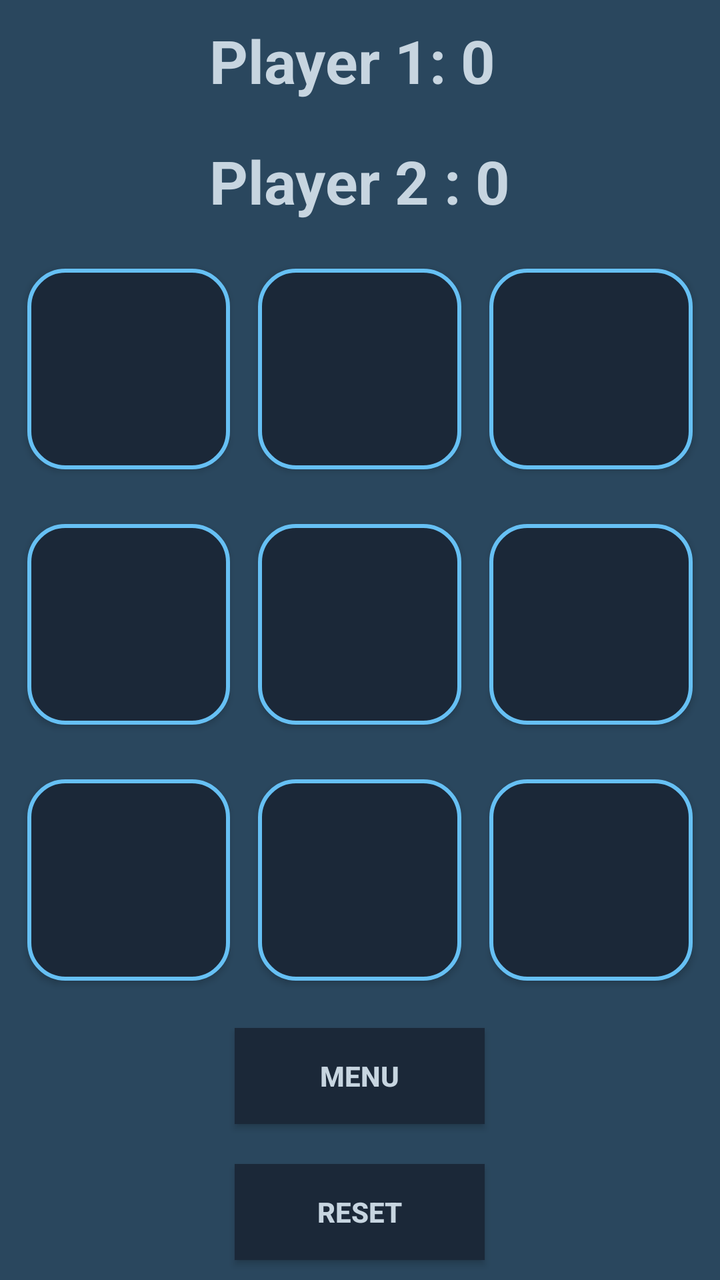
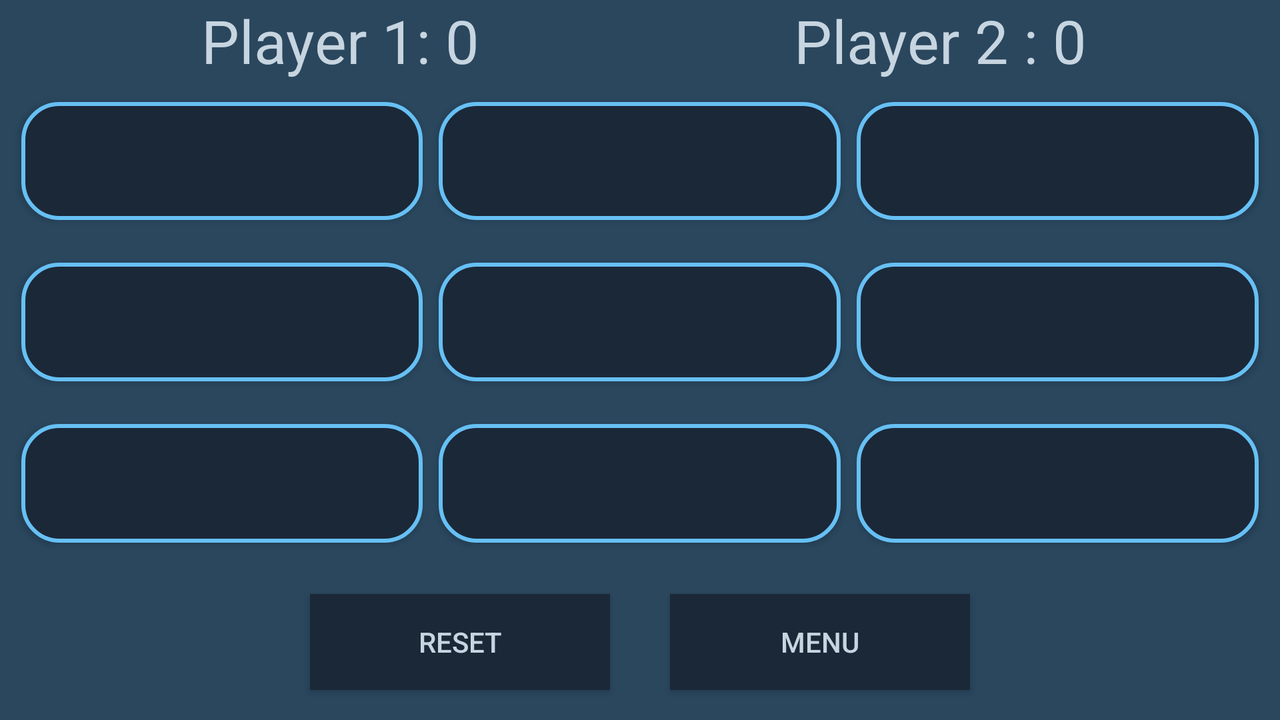

Compare how this app lays out the same screen by default and in its alternative resource folder. The renders come first, then the two layout files and the values they reference.
<!-- AndroidManifest.xml: application theme Theme.TIC_TAC_TOE_TP3 -->
<!-- res/layout/activity_game.xml -->
<?xml version="1.0" encoding="utf-8"?>
<LinearLayout xmlns:android="http://schemas.android.com/apk/res/android"
    xmlns:app="http://schemas.android.com/apk/res-auto"
    xmlns:tools="http://schemas.android.com/tools"
    style="@style/tictactoeTheme"
    android:layout_width="match_parent"
    android:layout_height="match_parent"
    android:background="@color/backgroundcolor"
    android:gravity="center"
    android:orientation="vertical"
    tools:context="com.example.tic_tac_toe_tp3.GameActivity">

    <RelativeLayout
        android:layout_width="match_parent"
        android:layout_height="wrap_content"
        android:gravity="center">

        <TextView
            android:id="@+id/text_view_p1"
            android:layout_width="wrap_content"
            android:layout_height="wrap_content"
            android:layout_marginStart="10dp"
            android:layout_marginTop="10dp"
            android:layout_marginEnd="10dp"
            android:layout_marginBottom="10dp"
            android:gravity="center"
            android:hapticFeedbackEnabled="true"
            android:text="@string/P1"
            android:textColor="@color/whiteCream"
            android:textSize="30sp"
            android:textStyle="bold" />

        <TextView
            android:id="@+id/text_view_p2"
            android:layout_width="wrap_content"
            android:layout_height="wrap_content"
            android:layout_below="@+id/text_view_p1"
            android:layout_marginStart="10dp"
            android:layout_marginTop="10dp"
            android:layout_marginEnd="10dp"
            android:layout_marginBottom="10dp"
            android:gravity="center"
            android:hapticFeedbackEnabled="true"
            android:text="@string/P2"
            android:textColor="@color/whiteCream"
            android:textSize="30sp"
            android:textStyle="bold" />

    </RelativeLayout>

    <LinearLayout
        android:layout_width="match_parent"
        android:layout_height="0dp"
        android:layout_weight="1"
        android:padding="20px">

        <Button
            android:id="@+id/button_00"
            android:layout_width="0dp"
            android:layout_height="match_parent"
            android:layout_margin="7dp"
            android:layout_weight="1"
            android:background="@drawable/buttonshape"
            android:padding="20dp"
            android:paddingStart="20dp"
            android:paddingTop="20dp"
            android:paddingRight="20dp"
            android:shadowColor="@color/white"
            android:shadowDx="1"
            android:shadowDy="1"
            android:shadowRadius="10"
            android:textColor="@color/yellowNeon"
            android:textSize="60sp"
            android:textStyle="bold"
            app:iconTint="@color/darkblue" />

        <Button
            android:id="@+id/button_01"
            android:layout_width="0dp"
            android:layout_height="match_parent"
            android:layout_margin="7dp"
            android:layout_weight="1"
            android:background="@drawable/buttonshape"
            android:padding="20dp"
            android:paddingStart="20dp"
            android:paddingTop="20dp"
            android:paddingRight="20dp"
            android:shadowColor="@color/white"
            android:shadowDx="1"
            android:shadowDy="1"
            android:shadowRadius="10"
            android:textColor="@color/yellowNeon"
            android:textSize="60sp"
            android:textStyle="bold"
            app:iconTint="@color/darkblue" />

        <Button
            android:id="@+id/button_02"
            android:layout_width="0dp"
            android:layout_height="match_parent"
            android:layout_margin="7dp"
            android:layout_weight="1"
            android:background="@drawable/buttonshape"
            android:padding="20dp"
            android:paddingStart="20dp"
            android:paddingTop="20dp"
            android:paddingRight="20dp"
            android:shadowColor="@color/white"
            android:shadowDx="1"
            android:shadowDy="1"
            android:shadowRadius="10"
            android:textColor="@color/yellowNeon"
            android:textSize="60sp"
            android:textStyle="bold"
            app:iconTint="@color/darkblue" />

    </LinearLayout>

    <LinearLayout
        android:layout_width="match_parent"
        android:layout_height="0dp"
        android:layout_weight="1"
        android:padding="20px">

        <Button
            android:id="@+id/button_10"
            android:layout_width="0dp"
            android:layout_height="match_parent"
            android:layout_margin="7dp"
            android:layout_weight="1"
            android:background="@drawable/buttonshape"
            android:padding="20dp"
            android:paddingStart="20dp"
            android:paddingTop="20dp"
            android:paddingRight="20dp"
            android:shadowColor="@color/white"
            android:shadowDx="1"
            android:shadowDy="1"
            android:shadowRadius="10"
            android:textColor="@color/yellowNeon"
            android:textSize="60sp"
            android:textStyle="bold"
            app:iconTint="@color/darkblue" />

        <Button
            android:id="@+id/button_11"
            android:layout_width="0dp"
            android:layout_height="match_parent"
            android:layout_margin="7dp"
            android:layout_weight="1"
            android:background="@drawable/buttonshape"
            android:padding="20dp"
            android:paddingStart="20dp"
            android:paddingTop="20dp"
            android:paddingRight="20dp"
            android:shadowColor="@color/white"
            android:shadowDx="1"
            android:shadowDy="1"
            android:shadowRadius="10"
            android:textColor="@color/yellowNeon"
            android:textSize="60sp"
            android:textStyle="bold"
            app:iconTint="@color/darkblue" />

        <Button
            android:id="@+id/button_12"
            style="@style/tictactoeTheme"
            android:layout_width="0dp"
            android:layout_height="match_parent"
            android:layout_margin="7dp"
            android:layout_weight="1"
            android:background="@drawable/buttonshape"
            android:padding="20dp"
            android:paddingStart="20dp"
            android:paddingTop="20dp"
            android:paddingRight="20dp"
            android:shadowColor="@color/white"
            android:shadowDx="1"
            android:shadowDy="1"
            android:shadowRadius="10"
            android:textColor="@color/yellowNeon"
            android:textSize="60sp"
            android:textStyle="bold"
            app:iconTint="@color/darkblue" />

    </LinearLayout>

    <LinearLayout
        android:layout_width="match_parent"
        android:layout_height="0dp"
        android:layout_weight="1"
        android:padding="20px">

        <Button
            android:id="@+id/button_20"
            android:layout_width="0dp"
            android:layout_height="match_parent"
            android:layout_margin="7dp"
            android:layout_weight="1"
            android:background="@drawable/buttonshape"
            android:padding="20dp"
            android:paddingStart="20dp"
            android:paddingTop="20dp"
            android:paddingRight="20dp"
            android:shadowColor="@color/white"
            android:shadowDx="1"
            android:shadowDy="1"
            android:shadowRadius="10"
            android:textColor="@color/yellowNeon"
            android:textSize="60sp"
            android:textStyle="bold"
            app:iconTint="@color/darkblue" />

        <Button
            android:id="@+id/button_21"
            android:layout_width="0dp"
            android:layout_height="match_parent"
            android:layout_margin="7dp"
            android:layout_weight="1"
            android:background="@drawable/buttonshape"
            android:padding="20dp"
            android:paddingStart="20dp"
            android:paddingTop="20dp"
            android:paddingRight="20dp"
            android:shadowColor="@color/white"
            android:shadowDx="1"
            android:shadowDy="1"
            android:shadowRadius="10"
            android:textColor="@color/yellowNeon"
            android:textSize="60sp"
            android:textStyle="bold"
            app:iconTint="@color/darkblue" />

        <Button
            android:id="@+id/button_22"
            android:layout_width="0dp"
            android:layout_height="match_parent"
            android:layout_margin="7dp"
            android:layout_weight="1"
            android:background="@drawable/buttonshape"
            android:padding="20dp"
            android:paddingStart="20dp"
            android:paddingTop="20dp"
            android:paddingRight="20dp"
            android:shadowColor="@color/white"
            android:shadowDx="1"
            android:shadowDy="1"
            android:shadowRadius="10"
            android:textColor="@color/yellowNeon"
            android:textSize="60sp"
            android:textStyle="bold"
            app:iconTint="@color/darkblue" />

    </LinearLayout>

    <Button
        android:id="@+id/button_menu"
        style="@style/tictactoeTheme"
        android:layout_width="125dp"
        android:layout_height="wrap_content"
        android:layout_margin="10dp"
        android:layout_marginEnd="33dp"
        android:background="@color/blue1"
        android:hapticFeedbackEnabled="true"
        android:text="menu"

        android:textColor="@color/whiteCream"
        android:textStyle="bold" />

    <Button
        android:id="@+id/button_reset"
        style="@style/tictactoeTheme"
        android:layout_width="125dp"
        android:layout_height="wrap_content"
        android:layout_margin="10dp"

        android:layout_marginEnd="33dp"
        android:background="@color/blue1"
        android:hapticFeedbackEnabled="true"
        android:text="@string/reset"
        android:textColor="@color/whiteCream"
        android:textStyle="bold" />

</LinearLayout>
<!-- resources referenced by this layout -->
<resources>
  <color name="backgroundcolor">#2a475e</color>
  <color name="blue1">#1b2838</color>
  <color name="darkblue">#1b2838</color>
  <color name="white">#FFFFFFFF</color>
  <color name="whiteCream">#c7d5e0</color>
  <color name="yellowNeon">#c7d5e0</color>
  <!-- drawable buttonshape (drawable) -->
  <?xml version="1.0" encoding="utf-8"?>
  <shape xmlns:android="http://schemas.android.com/apk/res/android" android:shape="rectangle" >
      <corners
          android:radius="18dp"
          />
      <solid
          android:color="@color/darkblue"
          />
      <size
          android:width="270dp"
          android:height="60dp"
          />
      <stroke
          android:width="2dp"
          android:color="@color/blue2"
          />
  </shape>
  <string name="P1">Player 1: 0</string>
  <string name="P2">Player 2 : 0</string>
  <string name="reset">RESET</string>
  <style name="tictactoeTheme">
          <item name="background">@color/black</item>
  
  
      </style>
  <style name="Theme.TIC_TAC_TOE_TP3" parent="Theme.AppCompat.Light.NoActionBar">
  
  
          
          <item name="colorPrimary">@color/purple_500</item>
          <item name="colorPrimaryVariant">@color/purple_700</item>
          <item name="colorOnPrimary">@color/white</item>
          
          <item name="colorSecondary">@color/teal_200</item>
          <item name="colorSecondaryVariant">@color/teal_700</item>
          <item name="colorOnSecondary">@color/black</item>
          
          <item name="android:statusBarColor" tools:targetApi="l">?attr/colorPrimaryVariant</item>
          
      </style>
  <color name="blue2">#66c0f4</color>
  <color name="black">#FF000000</color>
  <color name="purple_500">#FF6200EE</color>
  <color name="purple_700">#FF3700B3</color>
  <color name="teal_200">#FF03DAC5</color>
  <color name="teal_700">#FF018786</color>
</resources>
<!-- res/layout-land/activity_game.xml (the author's variant of the layout above) -->
<!-- drawn on the phone turned sideways -->
<?xml version="1.0" encoding="utf-8"?>
<LinearLayout xmlns:android="http://schemas.android.com/apk/res/android"
    xmlns:app="http://schemas.android.com/apk/res-auto"
    xmlns:tools="http://schemas.android.com/tools"
    android:layout_width="match_parent"
    android:layout_height="match_parent"
    android:background="@color/backgroundcolor"
    android:gravity="center"
    android:orientation="vertical"
    tools:context="com.example.tic_tac_toe_tp3.GameActivity">

    <RelativeLayout
        android:layout_width="wrap_content"
        android:layout_height="wrap_content">

    </RelativeLayout>

    <LinearLayout
        android:layout_width="wrap_content"
        android:layout_height="wrap_content">

        <TextView
            android:id="@+id/text_view_p1"
            android:layout_width="300dp"
            android:layout_height="wrap_content"
            android:gravity="center"
            android:hapticFeedbackEnabled="true"
            android:text="@string/P1"
            android:textColor="@color/yellowNeon"
            android:textSize="30sp" />

        <TextView
            android:id="@+id/text_view_p2"
            android:layout_width="300dp"
            android:layout_height="wrap_content"
            android:gravity="center"
            android:hapticFeedbackEnabled="true"
            android:text="@string/P2"
            android:textColor="@color/yellowNeon"
            android:textSize="30sp" />
    </LinearLayout>

    <LinearLayout
        android:layout_width="match_parent"
        android:layout_height="0dp"
        android:layout_weight="1"
        android:padding="20px">

        <Button
            android:id="@+id/button_00"
            android:layout_width="0dp"
            android:layout_height="match_parent"
            android:layout_margin="4dp"
            android:layout_weight="1"
            android:background="@drawable/buttonshape"
            android:padding="4dp"
            android:textColor="@color/yellowNeon"
            android:textSize="30dp"
            app:iconTint="#11248D" />

        <Button
            android:id="@+id/button_01"
            android:layout_width="0dp"
            android:layout_height="match_parent"
            android:layout_margin="4dp"
            android:layout_weight="1"
            android:background="@drawable/buttonshape"
            android:padding="4dp"
            android:textColor="@color/yellowNeon"
            android:textSize="30dp"
            app:iconTint="#11248D" />

        <Button
            android:id="@+id/button_02"
            android:layout_width="0dp"
            android:layout_height="match_parent"
            android:layout_margin="4dp"
            android:layout_weight="1"
            android:background="@drawable/buttonshape"
            android:padding="4dp"
            android:textColor="@color/yellowNeon"
            android:textSize="30dp"
            app:iconTint="#0000FF" />

    </LinearLayout>

    <LinearLayout
        android:layout_width="match_parent"
        android:layout_height="0dp"
        android:layout_weight="1"
        android:padding="20px">

        <Button
            android:id="@+id/button_10"
            android:layout_width="0dp"
            android:layout_height="match_parent"
            android:layout_margin="4dp"
            android:layout_weight="1"
            android:background="@drawable/buttonshape"
            android:padding="4dp"
            android:textColor="@color/yellowNeon"
            android:textSize="30dp"
            app:iconTint="#11248D" />

        <Button
            android:id="@+id/button_11"
            android:layout_width="0dp"
            android:layout_height="match_parent"
            android:layout_margin="4dp"
            android:layout_weight="1"
            android:background="@drawable/buttonshape"
            android:padding="4dp"
            android:textColor="@color/yellowNeon"
            android:textSize="30dp" />

        <Button
            android:id="@+id/button_12"
            android:layout_width="0dp"
            android:layout_height="match_parent"
            android:layout_margin="4dp"
            android:layout_weight="1"
            android:background="@drawable/buttonshape"
            android:padding="4dp"
            android:textColor="@color/yellowNeon"
            android:textSize="30dp"
            app:iconTint="#11248D" />

    </LinearLayout>

    <LinearLayout
        android:layout_width="match_parent"
        android:layout_height="0dp"
        android:layout_weight="1"
        android:padding="20px">

        <Button
            android:id="@+id/button_20"
            android:layout_width="0dp"
            android:layout_height="match_parent"
            android:layout_margin="4dp"
            android:layout_weight="1"
            android:background="@drawable/buttonshape"
            android:padding="4dp"
            android:textColor="@color/yellowNeon"
            android:textSize="30dp"
            app:iconTint="#11248D" />

        <Button
            android:id="@+id/button_21"
            android:layout_width="0dp"
            android:layout_height="match_parent"
            android:layout_margin="4dp"
            android:layout_weight="1"
            android:background="@drawable/buttonshape"
            android:padding="4dp"
            android:textColor="@color/yellowNeon"
            android:textSize="30dp"
            app:iconTint="#11248D" />

        <Button
            android:id="@+id/button_22"
            android:layout_width="0dp"
            android:layout_height="match_parent"
            android:layout_margin="4dp"
            android:layout_weight="1"
            android:background="@drawable/buttonshape"
            android:padding="4dp"
            android:paddingLeft="20dp"
            android:paddingEnd="20dp"
            android:paddingBottom="20dp"
            android:textColor="@color/yellowNeon"
            android:textSize="30dp"
            app:iconTint="#11248D" />

    </LinearLayout>

    <LinearLayout
        android:layout_width="wrap_content"
        android:layout_height="wrap_content"
        android:orientation="horizontal">

        <Button
            android:id="@+id/button_reset"
            android:layout_width="150dp"
            android:layout_height="wrap_content"
            android:layout_margin="15dp"
            android:layout_marginEnd="33dp"

            android:background="@color/blue1"
            android:hapticFeedbackEnabled="true"
            android:text="@string/reset"
            android:textColor="@color/whiteCream" />

        <Button
            android:id="@+id/button_menu"
            android:layout_width="150dp"
            android:layout_height="wrap_content"
            android:layout_margin="15dp"
            android:layout_marginEnd="33dp"
            android:background="@color/blue1"
            android:hapticFeedbackEnabled="true"
            android:text="menu"
            android:textColor="@color/whiteCream"
            app:rippleColor="#0000ff" />
    </LinearLayout>

</LinearLayout>
<!-- resources referenced by the variant -->
<!-- as the phone turned sideways resolves them -->
<resources>
  <color name="backgroundcolor">#2a475e</color>
  <color name="blue1">#1b2838</color>
  <color name="whiteCream">#c7d5e0</color>
  <color name="yellowNeon">#c7d5e0</color>
  <!-- drawable buttonshape (drawable) -->
  <?xml version="1.0" encoding="utf-8"?>
  <shape xmlns:android="http://schemas.android.com/apk/res/android" android:shape="rectangle" >
      <corners
          android:radius="18dp"
          />
      <solid
          android:color="@color/darkblue"
          />
      <size
          android:width="270dp"
          android:height="60dp"
          />
      <stroke
          android:width="2dp"
          android:color="@color/blue2"
          />
  </shape>
  <string name="P1">Player 1: 0</string>
  <string name="P2">Player 2 : 0</string>
  <string name="reset">RESET</string>
  <style name="Theme.TIC_TAC_TOE_TP3" parent="Theme.AppCompat.Light.NoActionBar">
  
  
          
          <item name="colorPrimary">@color/purple_500</item>
          <item name="colorPrimaryVariant">@color/purple_700</item>
          <item name="colorOnPrimary">@color/white</item>
          
          <item name="colorSecondary">@color/teal_200</item>
          <item name="colorSecondaryVariant">@color/teal_700</item>
          <item name="colorOnSecondary">@color/black</item>
          
          <item name="android:statusBarColor" tools:targetApi="l">?attr/colorPrimaryVariant</item>
          
      </style>
  <color name="darkblue">#1b2838</color>
  <color name="blue2">#66c0f4</color>
  <color name="purple_500">#FF6200EE</color>
  <color name="purple_700">#FF3700B3</color>
  <color name="white">#FFFFFFFF</color>
  <color name="teal_200">#FF03DAC5</color>
  <color name="teal_700">#FF018786</color>
  <color name="black">#FF000000</color>
</resources>
